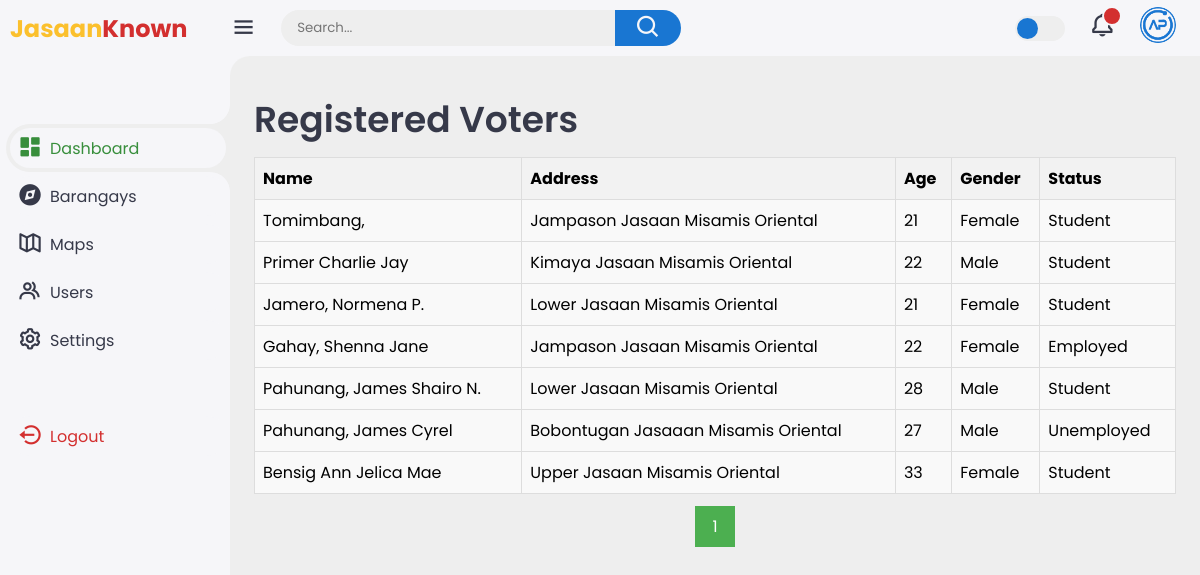
Screenshot of /voter.php with the database file from the repository.
### tables this page shows
CREATE TABLE `resident` (
  `id` int(11) NOT NULL,
  `name` varchar(255) NOT NULL,
  `address` varchar(255) NOT NULL,
  `gender` enum('Male','Female','Other') NOT NULL,
  `age` int(11) NOT NULL,
  `status` enum('Student','Employed','Unemployed','Child','Deceased') NOT NULL,
  `voter` enum('yes','no') NOT NULL DEFAULT 'no',
  `birth_date` date DEFAULT NULL
);

### voter.php (the view, shortened to what this page needs)
<?php
$servername = "localhost";
$username = "root";
$password = "";
$dbname = "JK";
$conn = new mysqli($servername, $username, $password, $dbname);
$sql = "SELECT * FROM resident WHERE voter = 'yes'";
$result = $conn->query($sql);
$records_per_page = 10;
$total_rows = $result->num_rows;
$total_pages = ceil($total_rows / $records_per_page);
$current_page = isset($_GET['page']) ? $_GET['page'] : 1;
?>
<!DOCTYPE html>
<html lang="en">
<!DOCTYPE html>
<html lang="en">
<head>
    <link href='https://unpkg.com/boxicons@2.1.4/css/boxicons.min.css' rel='stylesheet'>
    <link rel="stylesheet" href="style.css">
</head>
</head>
<body>
    <div class="sidebar">
        <a href="#" class="logo">
            <div class="logo-name"><span>Jasaan</span>Known</div>
        </a>
        <ul class="side-menu">
            <li class="active"><a href="dashboard.php" onclick="redirectTo('dashboard.php')"><i class='bx bxs-dashboard'></i>Dashboard</a></li>
            <li class=""><a href="barangay.php" onclick="redirectTo('barangay.php')"><i class='bx bxs-compass'></i>Barangays</a></li>
            <li class=""><a href="maps.php" onclick="redirectTo('maps.php')"><i class='bx bx-map-alt'></i>Maps</a></li>
            <li class=""><a href="#" onclick="redirectTo('users.php')"><i class='bx bx-group'></i>Users</a></li>
            <li class=""><a href="#" onclick="redirectTo('settings.php')"><i class='bx bx-cog'></i>Settings</a></li>
        </ul>
        <ul class="side-menu">
            <li>
                <a href="#" class="logout">
                    <i class='bx bx-log-out-circle'></i>
                    Logout
                </a>
            </li>
        </ul>
    </div>
    <div class="content">
        <nav>
            <i class='bx bx-menu'></i>
            <form action="#">
                <div class="form-input">
                    <input type="search" placeholder="Search...">
                    <button class="search-btn" type="submit"><i class='bx bx-search'></i></button>
                </div>
            </form>
            <label for="theme-toggle" class="theme-toggle"></label>
            <a href="#" class="notif">
                <i class='bx bx-bell'></i>
                <span class="count"></span>
            </a>
            <a href="#" class="profile">
                <img src="images/logo.png">
            </a>
        </nav>
        <main>
            <div class="header">
                <div class="left">
                    <h1>Registered Voters</h1>
                </div>
            </div>
            <div class="table-container">
                <table>
                    <thead>
                        <tr>
                            <th>Name</th>
                            <th>Address</th>
                            <th>Age</th>
                            <th>Gender</th>
                            <th>Status</th>
                        </tr>
                    </thead>
                    <tbody>
                <?php
                if ($result->num_rows > 0) {
                    while ($row = $result->fetch_assoc()) {
                        echo "<tr>";
                        echo "<td>" . $row["name"] . "</td>";
                        echo "<td>" . $row["address"] . "</td>";
                        echo "<td>" . $row["age"] . "</td>";
                        echo "<td>" . $row["gender"] . "</td>";
                        echo "<td>" . $row["status"] . "</td>";
                        echo "</tr>";
                    }
                } else {
                    echo "<tr><td colspan='5'>No residents found</td></tr>";
                }
                ?>
            </tbody>
        </table>
        <div class="pagination">
                    <?php
                    for ($i = 1; $i <= $total_pages; $i++) {
                        echo "<a href='?page=$i'";
                        if ($i == $current_page) echo " class='active'";
                        echo ">$i</a>";
                    }
                    ?>
                </div>
            </div>
    </div>
</body>
</html>

### style.css (style rules this page uses)
:root { --light: #f6f6f9; --primary: #1976D2; --light-primary: #CFE8FF; --grey: #eee; --dark-grey: #AAAAAA; --dark: #363949; --danger: #D32F2F; --light-danger: #FECDD3; --warning: #FBC02D; --light-warning: #FFF2C6; --success: #388E3C; --light-success: #BBF7D0; }
* { margin: 0; padding: 0; box-sizing: border-box; font-family: 'Poppins', sans-serif; }
.bx { font-size: 1.7rem; }
a { text-decoration: none; }
li { list-style: none; }
html { overflow-x: hidden; }
body { background: var(--grey); overflow-x: hidden; }
.sidebar { position: fixed; top: 0; left: 0; background: var(--light); width: 230px; height: 100%; z-index: 2000; overflow-x: hidden; scrollbar-width: none; transition: all 0.3s ease; }
.sidebar .logo { font-size: 24px; font-weight: 700; height: 56px; display: flex; align-items: center; color: var(--danger); z-index: 500; padding-bottom: 20px; box-sizing: content-box; }
.sidebar .logo .logo-name { margin-left: 10px; }
.sidebar .logo .logo-name span { color: var(--warning); }
.sidebar .side-menu { width: 100%; margin-top: 48px; }
.sidebar .side-menu li { height: 48px; background: transparent; margin-left: 6px; border-radius: 48px 0 0 48px; padding: 4px; }
.sidebar .side-menu li.active { background: var(--grey); position: relative; }
.sidebar .side-menu li.active::before { content: ""; position: absolute; width: 40px; height: 40px; border-radius: 50%; top: -40px; right: 0; box-shadow: 20px 20px 0 var(--grey); z-index: -1; }
.sidebar .side-menu li.active::after { content: ""; position: absolute; width: 40px; height: 40px; border-radius: 50%; bottom: -40px; right: 0; box-shadow: 20px -20px 0 var(--grey); z-index: -1; }
.sidebar .side-menu li a { width: 100%; height: 100%; background: var(--light); display: flex; align-items: center; border-radius: 48px; font-size: 16px; color: var(--dark); white-space: nowrap; overflow-x: hidden; transition: all 0.3s ease; }
.sidebar .side-menu li.active a { color: var(--success); }
.sidebar .side-menu li a .bx { min-width: calc(60px - ((4px + 6px) * 2)); display: flex; font-size: 1.6rem; justify-content: center; }
.sidebar .side-menu li a.logout { color: var(--danger); }
.content { position: relative; width: calc(100% - 230px); left: 230px; transition: all 0.3s ease; }
.content nav { height: 56px; background: var(--light); padding: 0 24px 0 0; display: flex; align-items: center; grid-gap: 24px; position: sticky; top: 0; left: 0; z-index: 1000; }
.content nav::before { content: ""; position: absolute; width: 40px; height: 40px; bottom: -40px; left: 0; border-radius: 50%; box-shadow: -20px -20px 0 var(--light); }
.content nav a { color: var(--dark); }
.content nav .bx.bx-menu { cursor: pointer; color: var(--dark); }
.content nav form { max-width: 400px; width: 100%; margin-right: auto; }
.content nav form .form-input { display: flex; align-items: center; height: 36px; }
.content nav form .form-input input { flex-grow: 1; padding: 0 16px; height: 100%; border: none; background: var(--grey); border-radius: 36px 0 0 36px; outline: none; width: 100%; color: var(--dark); }
.content nav form .form-input button { width: 80px; height: 100%; display: flex; justify-content: center; align-items: center; background: var(--primary); color: var(--light); font-size: 18px; border: none; outline: none; border-radius: 0 36px 36px 0; cursor: pointer; }
.content nav .notif { font-size: 20px; position: relative; }
.content nav .notif .count { position: absolute; top: -6px; right: -6px; width: 20px; height: 20px; background: var(--danger); border-radius: 50%; color: var(--light); border: 2px solid var(--light); font-weight: 700; font-size: 12px; display: flex; align-items: center; justify-content: center; }
.content nav .profile img { width: 36px; height: 36px; object-fit: cover; border-radius: 50%; }
.content nav .theme-toggle { display: block; min-width: 50px; height: 25px; background: var(--grey); cursor: pointer; position: relative; border-radius: 25px; }
.content nav .theme-toggle::before { content: ""; position: absolute; top: 2px; left: 2px; bottom: 2px; width: calc(25px - 4px); background: var(--primary); border-radius: 50%; transition: all 0.3s ease; }
.content main { width: 100%; padding: 36px 24px; max-height: calc(100vh - 56px); }
.content main .header { display: flex; align-items: center; justify-content: space-between; grid-gap: 16px; flex-wrap: wrap; }
.content main .header .left h1 { font-size: 36px; font-weight: 600; margin-bottom: 10px; color: var(--dark); }

### rows the page displays
resident: name "Tomimbang,", address "Jampason Jasaan Misamis Oriental", age "21", gender "Female", status "Student"
resident: name "Primer Charlie Jay", address "Kimaya Jasaan Misamis Oriental", age "22", gender "Male", status "Student"
resident: name "Jamero, Normena P.", address "Lower Jasaan Misamis Oriental", age "21", gender "Female", status "Student"
resident: name "Gahay, Shenna Jane", address "Jampason Jasaan Misamis Oriental", age "22", gender "Female", status "Employed"
resident: name "Pahunang, James Shairo N.", address "Lower Jasaan Misamis Oriental", age "28", gender "Male", status "Student"
resident: name "Pahunang, James Cyrel", address "Bobontugan Jasaaan Misamis Oriental", age "27", gender "Male", status "Unemployed"
resident: name "Bensig Ann Jelica Mae", address "Upper Jasaan Misamis Oriental", age "33", gender "Female", status "Student"
